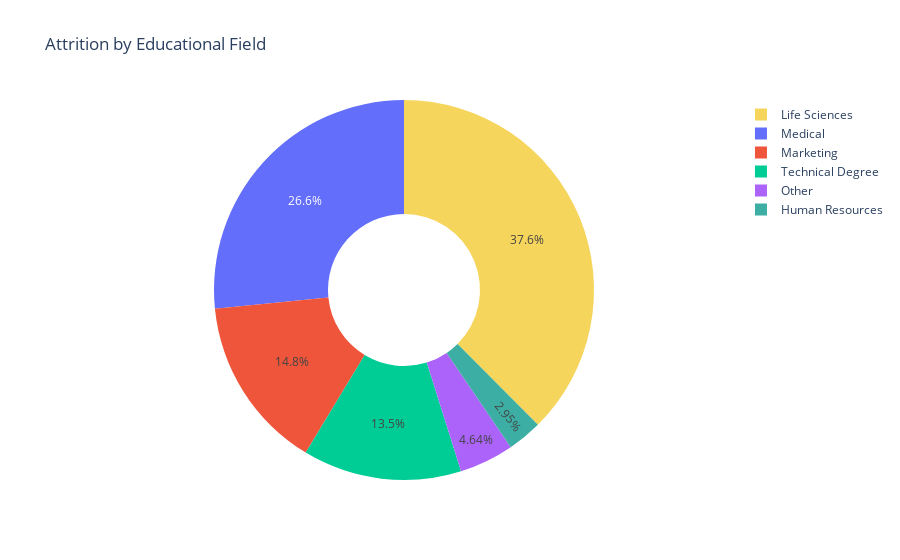

Notebook source saved alongside this figure:
### Markdown cell above
# We can see that the Research & Development department has a high attrition rate. Now let’s have a look at the percentage of attrition by education field:

### Code cell
attrition_by = attr_df.groupby(['EducationField']).size().reset_index(name='Count')

# Create a donut chart
fig = go.Figure(data=[go.Pie(
    labels=attrition_by['EducationField'],
    values=attrition_by['Count'],
    hole=0.4,
    marker=dict(colors=['#3CAEA3', '#F6D55C']),
    textposition='inside'
)])

# Update the layout
fig.update_layout(title='Attrition by Educational Field')

# Show the chart
fig.show()

### Figure 1 — Plotly figure (JSON) as saved in the notebook; plotly's stock layout.template omitted (floating-point values rounded to 4 significant figures)
{"data": [{"hole": 0.4, "labels": ["Human Resources", "Life Sciences", "Marketing", "Medical", "Other", "Technical Degree"], "marker": {"colors": ["#3CAEA3", "#F6D55C"]}, "textposition": "inside", "type": "pie", "values": [7, 89, 35, 63, 11, 32]}], "layout": {"title": {"text": "Attrition by Educational Field"}}}
